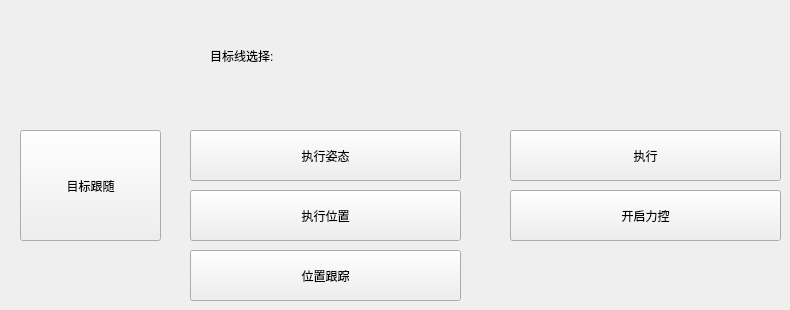
     <widget class="QWidget" name="tab_Navigation">
      <attribute name="title">
       <string>口腔导航</string>
      </attribute>
      <widget class="QPushButton" name="pushButton_NavigationExecution_Posture">
       <property name="geometry">
        <rect>
         <x>190</x>
         <y>130</y>
         <width>271</width>
         <height>51</height>
        </rect>
       </property>
       <property name="text">
        <string>执行姿态</string>
       </property>
      </widget>
      <widget class="QPushButton" name="pushButton_NavigationExecution_Locate">
       <property name="geometry">
        <rect>
         <x>190</x>
         <y>190</y>
         <width>271</width>
         <height>51</height>
        </rect>
       </property>
       <property name="text">
        <string>执行位置</string>
       </property>
      </widget>
      <widget class="QPushButton" name="pushButton_NavigationExecution">
       <property name="geometry">
        <rect>
         <x>510</x>
         <y>130</y>
         <width>271</width>
         <height>51</height>
        </rect>
       </property>
       <property name="text">
        <string>执行</string>
       </property>
      </widget>
      <widget class="QPushButton" name="pushButton_NavigationForceControl">
       <property name="geometry">
        <rect>
         <x>510</x>
         <y>190</y>
         <width>271</width>
         <height>51</height>
        </rect>
       </property>
       <property name="text">
        <string>开启力控</string>
       </property>
      </widget>
      <widget class="QmitkSingleNodeSelectionWidget" name="mitkNodeSelectWidget_ImageTargetLine" native="true">
       <property name="geometry">
        <rect>
         <x>310</x>
         <y>20</y>
         <width>361</width>
         <height>81</height>
        </rect>
       </property>
      </widget>
      <widget class="QLabel" name="label_TargetLine">
       <property name="geometry">
        <rect>
         <x>210</x>
         <y>10</y>
         <width>71</width>
         <height>91</height>
        </rect>
       </property>
       <property name="text">
        <string>目标线选择: </string>
       </property>
      </widget>
      <widget class="QPushButton" name="pushButton_FollowTarget">
       <property name="geometry">
        <rect>
         <x>20</x>
         <y>130</y>
         <width>141</width>
         <height>111</height>
        </rect>
       </property>
       <property name="text">
        <string>目标跟随</string>
       </property>
      </widget>
      <widget class="QPushButton" name="pushButton_TrackingPosition">
       <property name="geometry">
        <rect>
         <x>190</x>
         <y>250</y>
         <width>271</width>
         <height>51</height>
        </rect>
       </property>
       <property name="text">
        <string>位置跟踪</string>
       </property>
      </widget>
     </widget>
